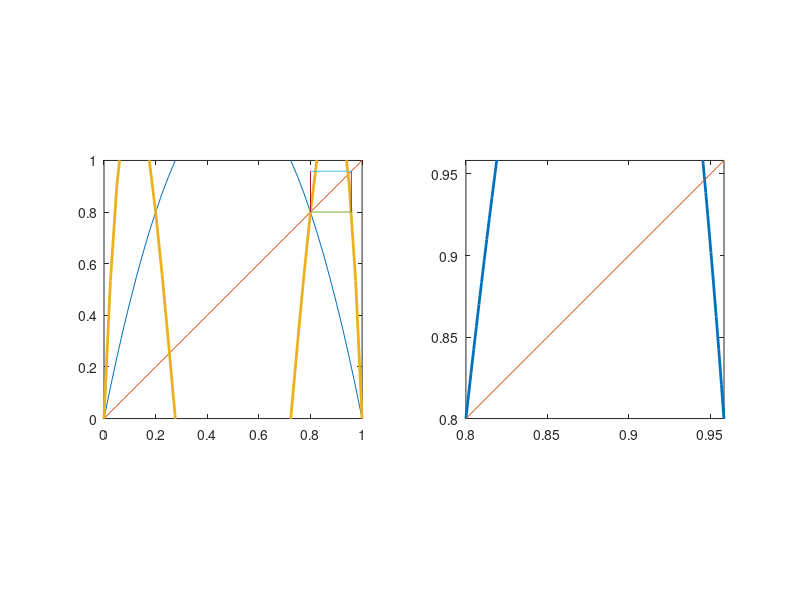

This chart was generated by the following MATLAB code:
%%  Renormalisation of logistic map f

r=input('value of r:  ');

clf reset

%%  The left-hand plot shows f and f^2

subplot(121)

x0=0:0.025:1;

%% y=f(x0) and z=f^2(x0)

y=r.*x0.*(1-x0);
z=r.*y.*(1-y);
plot(x0,y)
hold on
plot(x0,x0)
plot(x0,z, 'LineWidth', 2)
axis equal

%% Now find where f^2(nxl)=1-(1/r)
%% using the interval halving method

nxl=1-(1/r);
g=inline('(r^2*x*(1-x)*(1-(r*x*(1-x))))-1+(1/r)','x','r');
xl=1-(1/r)+0.00001; xr=1;
d=1;
while d>0.0001
   m=(xl+xr)/2;
   if g(xl,r)*g(m,r)<0
      xr=m;
   else
      xl=m;
   end
   d=(xr-xl);
end
nxr=m;

%% Draw the little `invariant box'

plot([nxr nxr],[nxr nxl])
plot([nxr nxl],[nxl nxl])
plot([nxl nxr],[nxr nxr])
plot([nxl nxl],[nxr nxl])

xlim([0 1])
ylim([0 1])

%%  On the right-hand side draw an expanded version of little box

subplot(122)

x2=linspace(nxl,nxr,100);
y2=r.*x2.*(1-x2); y2=r.*y2.*(1-y2);
plot(x2,y2, 'LineWidth', 2);
hold on
plot(x2,x2);
axis equal
xlim([nxl nxr])
ylim([nxl nxr])
